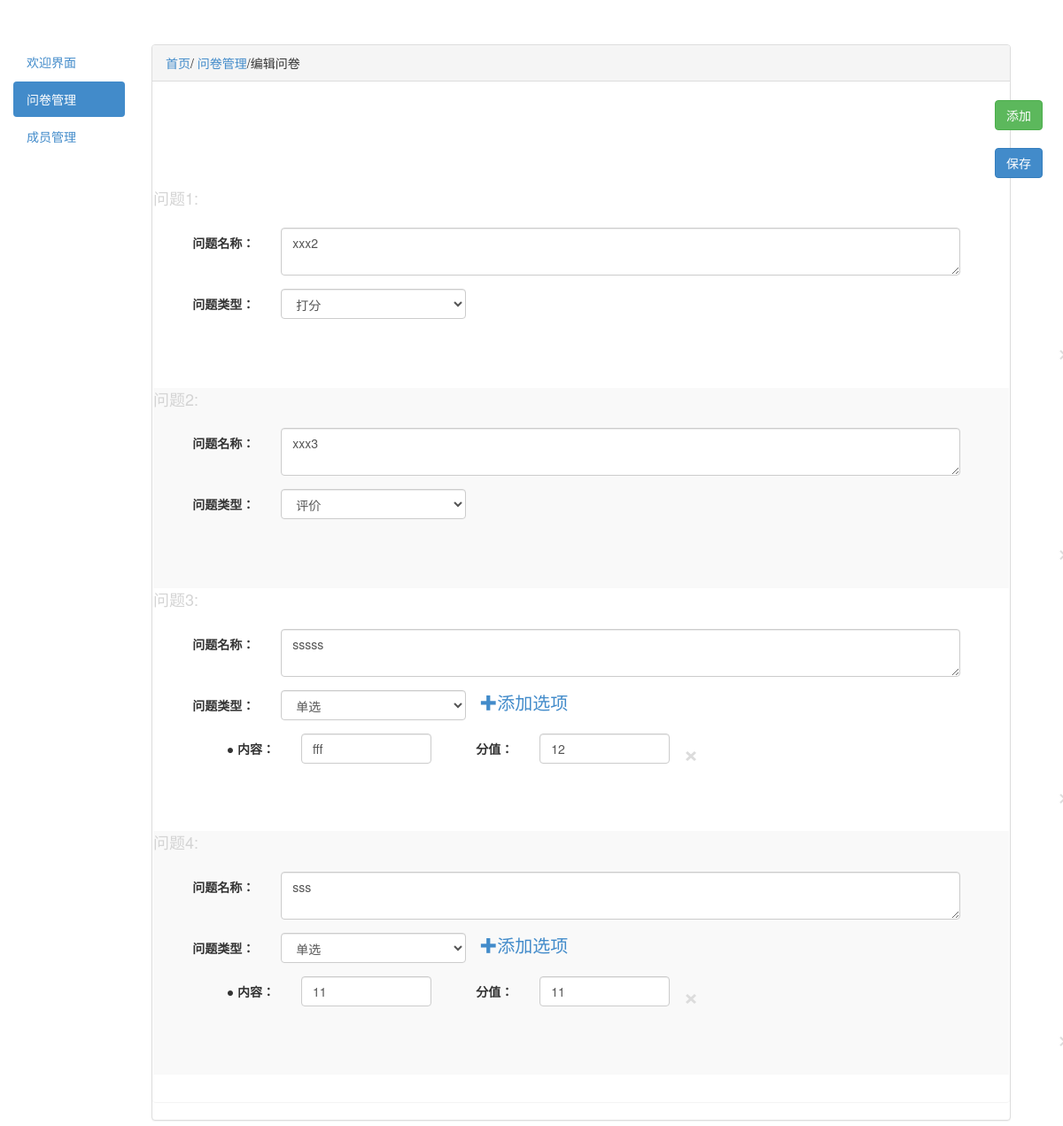
Before: /edit_questionnaire/1/ (signed in) with the older database file.
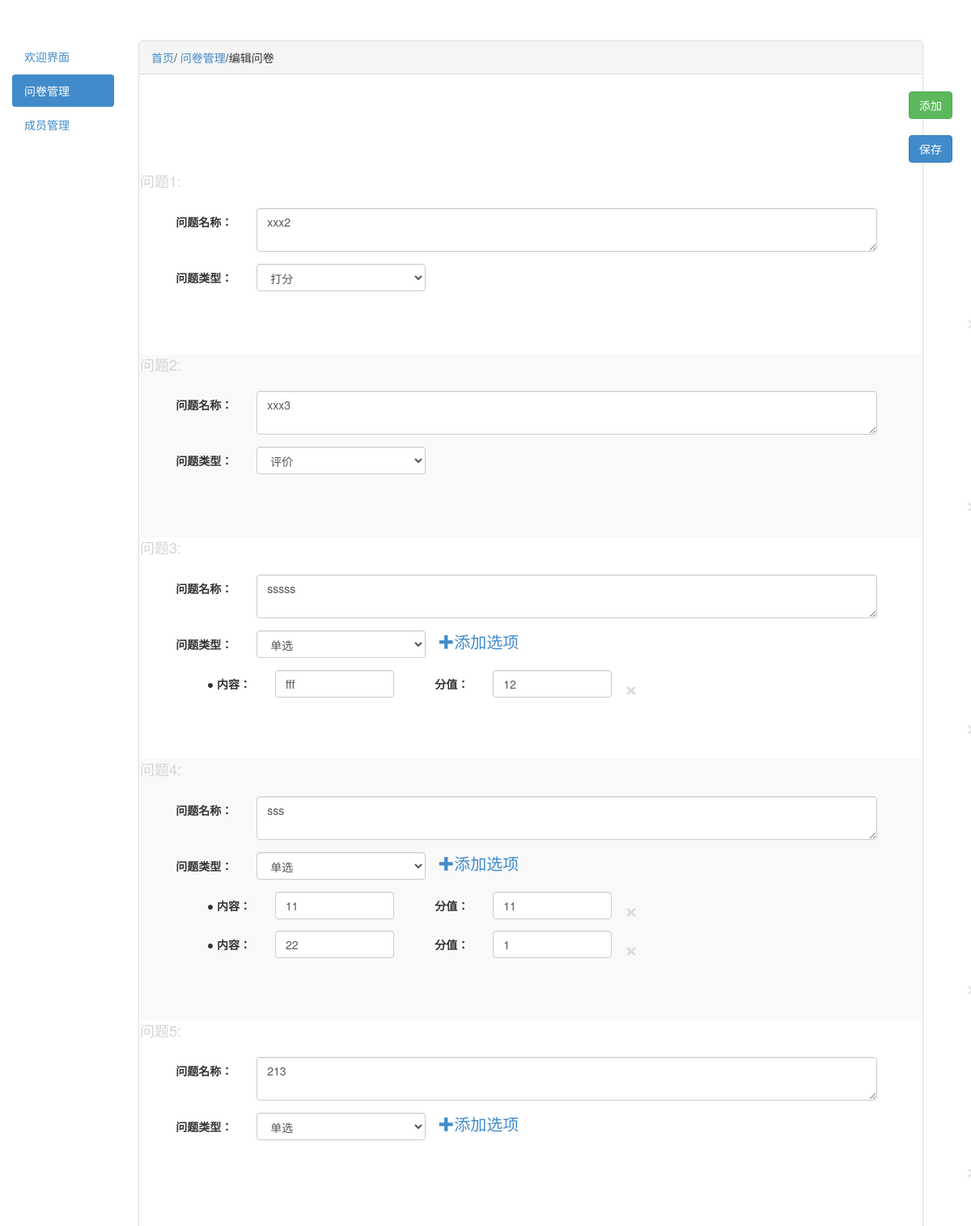
After: the same page with the newer database file.
### app01/models.py (models this page shows, shortened)
class Question(models.Model):
    caption = models.CharField(verbose_name="问题标题",max_length=64)
    question_type = (
        (1,"打分"),
        (2,"单选"),
        (3,"评价"),
    )
    ct = models.IntegerField(choices=question_type)
    questionnaire = models.ForeignKey(to="Questionnaire",on_delete=models.CASCADE)
    class Meta:
        verbose_name_plural = "问题表"

class Option(models.Model):
    name = models.CharField(verbose_name="选项名称",max_length=32)
    score = models.IntegerField(verbose_name="选项对应的分值")
    question = models.ForeignKey(to="Question",on_delete=models.CASCADE)
    class Meta:
        verbose_name_plural = "单选题的选项"

### app01/views.py (the view, shortened to what this page needs)
# urls.py: url(r'^edit_questionnaire/(\d+)/$', views.edit_questionnaire),
def edit_questionnaire(request, pid):
    if request.method == "GET":
        def inner():
            que_list = models.Question.objects.filter(questionnaire_id=pid)  # 获取当前问卷的所有问题
            if not que_list:  # 如果没有，表示该问卷还没有问题
                form = QuestionModelForm()
                yield {'form': form, 'obj': None, 'options_cls': 'hide', 'options': None}
            else:
                for que in que_list:
                    form = QuestionModelForm(instance=que)
                    temp = {"form": form, "obj": que, "options_cls": "hide", "options": None}
                    if que.ct == 2:
                        temp["options_cls"] = ""
                        def inner_lop(xxx):
                            option_list = models.Option.objects.filter(question=xxx)
                            for v in option_list:
                                yield {"form": OptionModelForm(instance=v), "obj": v}
                        temp["options"] = inner_lop(que)
                    yield temp
        return render(request, "edit_questionnaire.html", {"form_list": inner()})
    return HttpResponse("ok")

### templates/edit_questionnaire.html (shortened to what this page needs)
{% extends 'base.html' %}
{% block page_title %}
    <a href="/ques/">问卷管理</a>/编辑问卷
{% endblock %}
{% block ulcontent %}
        <li><a href="">欢迎界面</a></li>
        <li class="active"><a href="/ques/">问卷管理</a></li>
        <li><a href="/member/">成员管理</a></li>
{% endblock %}
{% block content %}
    <div class="panel panel-body edit_ques">
    <p class="btn_style">
        <button class="btn btn-success add_question ">添加</button>
        <button class="btn btn-primary btn_save">保存</button>
    </p>
    <ol class="question_list">
        <form class="form-horizontal" method="post" novalidate>
            {% for item in form_list %}
                <li>
                    <div pk="{{ item.obj.id }}" class="pk">
                        <div class="form-group">
                            <label for="id_caption" class="col-md-2 control-label">问题名称：</label>
                            <div class="col-md-10">
                                {{ item.form.caption }}{{ item.form.errors.caption.0 }}
                            </div>
                        </div>
                        <div class="form-group">
                            <label for="id_ct" class="col-md-2 control-label">问题类型：</label>
                            <div class="col-md-3 add_btn">
                                {{ item.form.ct }}
                            </div>
                            <div class="col -md-2">
                                <span style="font-size: 20px" class="add_choice"><a href="#add_choice" class="{{ item.options_cls }}">✚添加选项</a></span>
                            </div>
                        </div>
                        <ul class="choice_list">
                            {% for v in item.options %}
                                <div id="{{ v.obj.id }}">
                                    <div class="row col-md-10">
                                        <label for="id_name" class="col-md-2 control-label">●&nbsp;内容：</label>
                                        <div class="col-md-3">
                                            {{ v.form.name }}
                                        </div>
                                        <label for="id_score" class="col-md-2 control-label">分值：</label>
                                        <div class="col-md-3">
                                            {{ v.form.score }}
                                        </div>
                                        <label class="col_fork">×</label>
                                    </div>
                                </div>
                            {% endfor %}
                        </ul>
                        <span class="fork">×</span>
                    </div>
                </li>
            {% endfor %}
        </form>
    </ol>
    </div>
{% endblock %}

Changed rows visible on the page:
added Option: name "22", score "1", shown under Question "sss"
added Question: caption "213", ct "单选"
